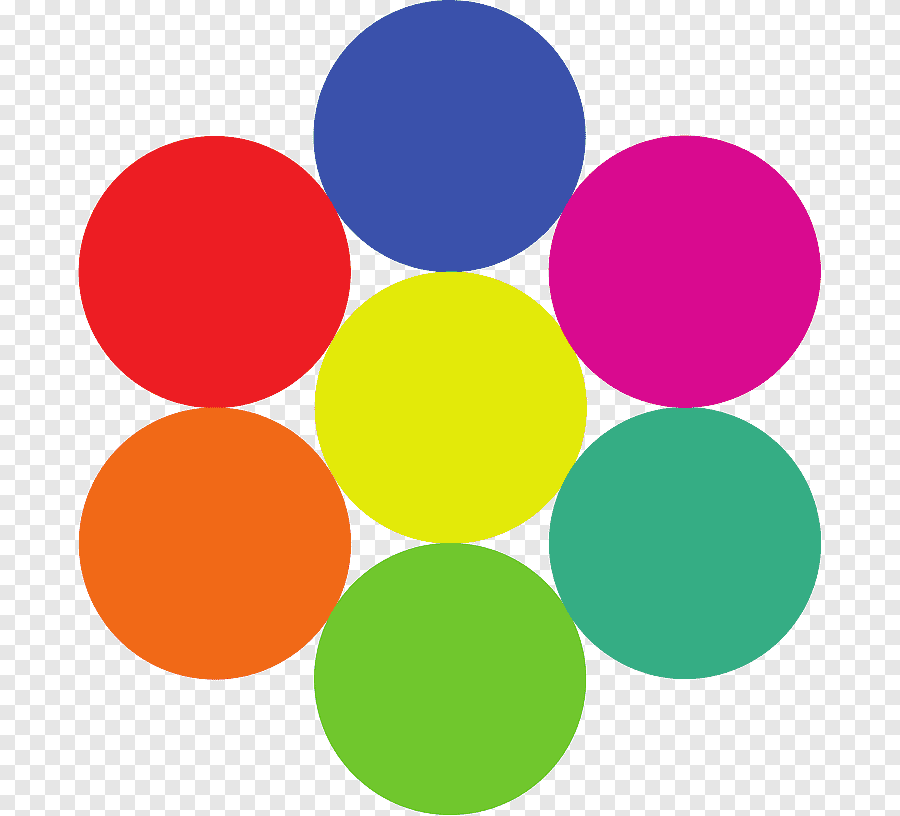
#> input picture processamento_imagens/03 - Histograma/assets/bola.png, 900 x 816 px
$ python 01_histograma_rgb.py
#> lines starting #> are read from the running program, lines starting #| are printed output that depends on the picture
import cv2
import numpy as np
import matplotlib.pyplot as plt

image = cv2.cvtColor(cv2.imread("./assets/bola.png"), cv2.COLOR_BGR2RGB)

plt.imshow(image, vmin=0, vmax=255)
plt.show()

plt.hist(image.ravel(),256,[0,256])
plt.show()
#> figure, not shown here; tallest bar 492768 high, from x = 255 to 256

# =============================================================
# HISTOGRAMA VERMELHO
# =============================================================
plt.imshow(image[:,:,0], cmap="gray", vmin=0, vmax=255)
plt.show()

plt.hist(image[:,:,0].ravel(),256,[0,256])
plt.show()
#> figure, not shown here; tallest bar 164256 high, from x = 255 to 256

# =============================================================
# HISTOGRAMA VERDE
# =============================================================
plt.imshow(image[:,:,1], cmap="Greys_r", vmin=0, vmax=255)
plt.show()
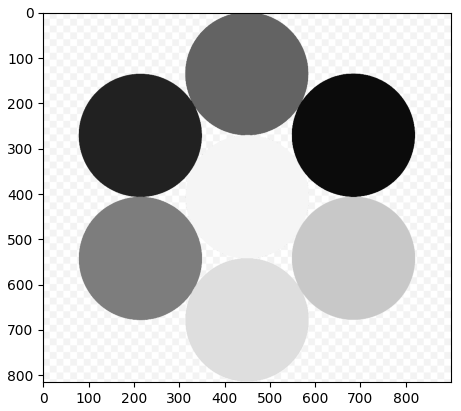
#> figure drawn by matplotlib, 1 panel

plt.hist(image[:,:,1].ravel(),256,[0,256])
plt.show()
#> figure, not shown here; tallest bar 164256 high, from x = 255 to 256

# =============================================================
# HISTOGRAMA AZUL
# =============================================================
plt.imshow(image[:,:,2], cmap="Greys_r", vmin=0, vmax=255)
plt.show()
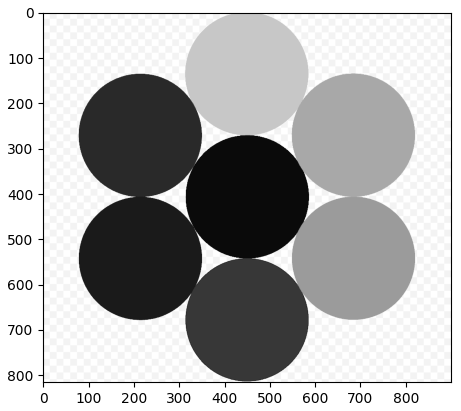
#> figure drawn by matplotlib, 1 panel

plt.hist(image[:,:,2].ravel(),256,[0,256])
plt.show()
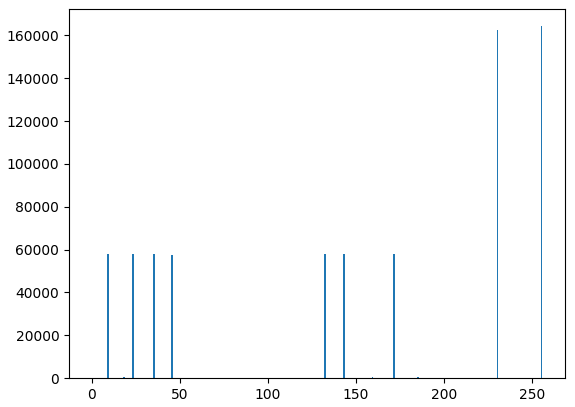
#> figure drawn by matplotlib, 1 panel; tallest bar 164256 high, from x = 255 to 256

image2 = image.copy()
gray_r = image2[:, :, 0]
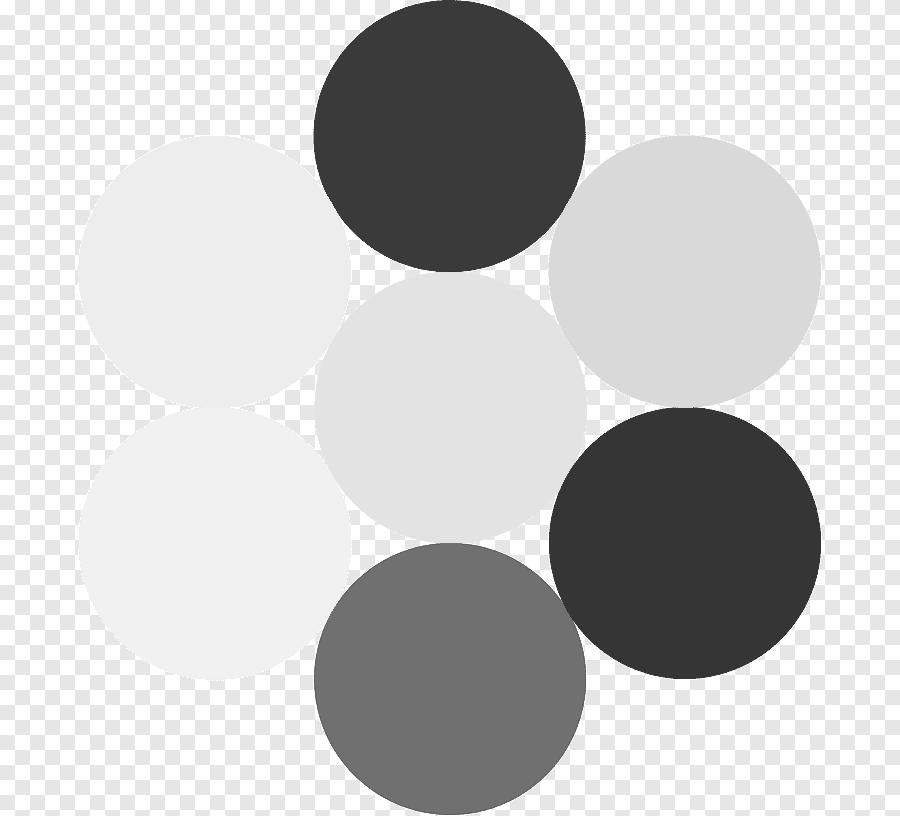
#> gray_r: shape (816, 900); min 53, max 255, mean 198.8
gray_g = image2[:, :, 1]
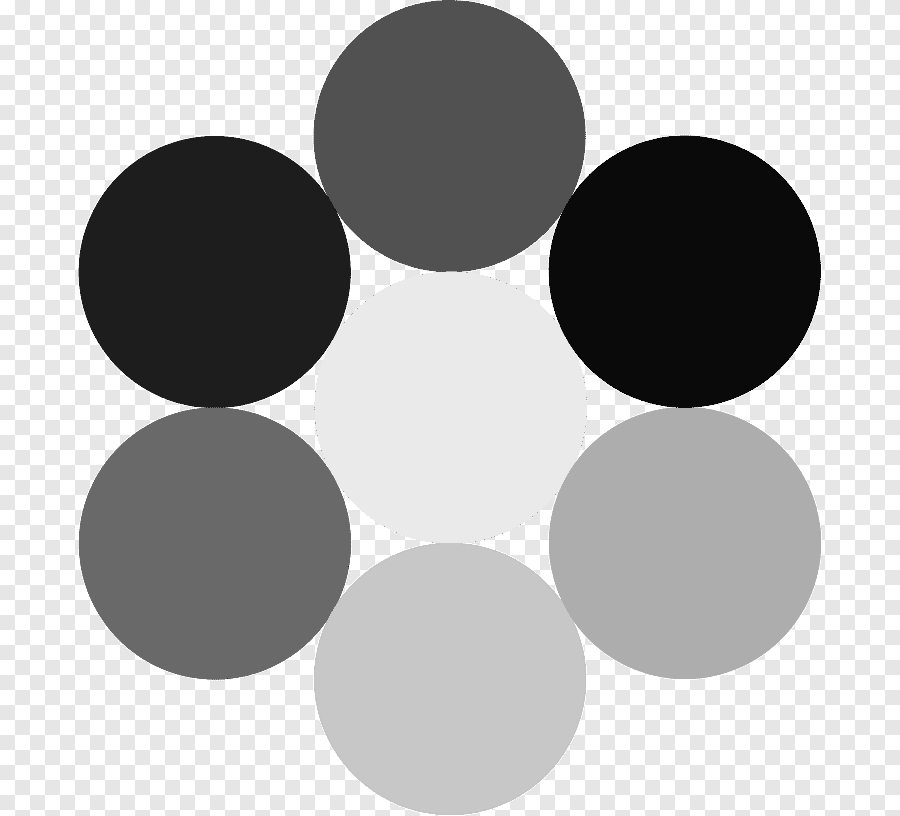
#> gray_g: shape (816, 900); min 10, max 255, mean 173.9
gray_b = image2[:, :, 2]
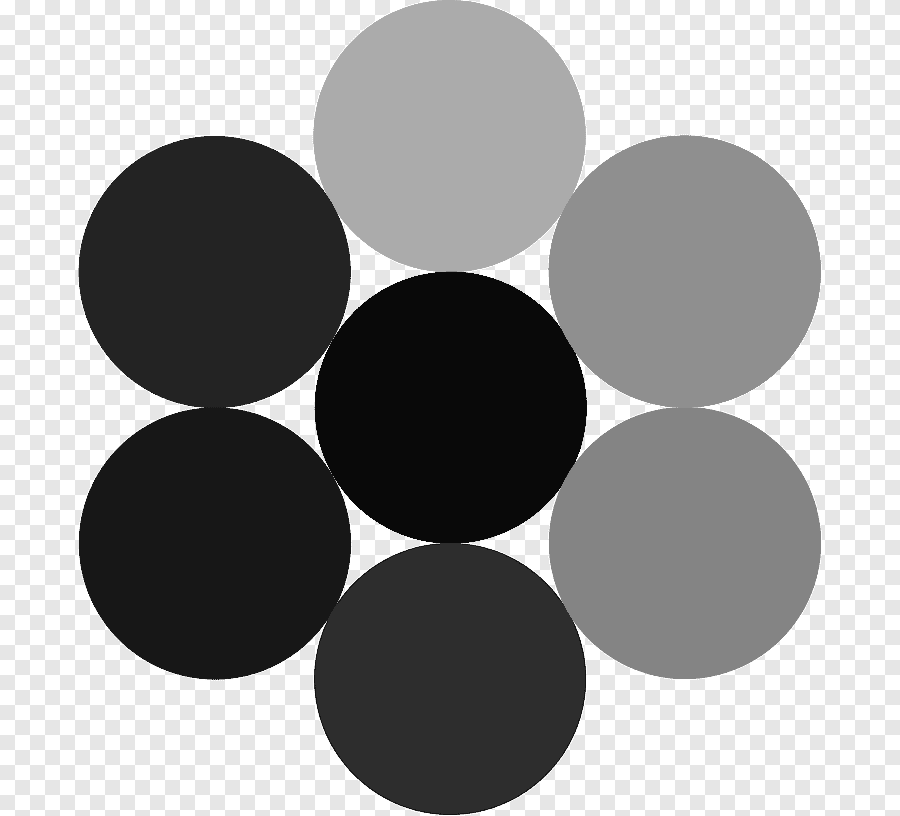
#> gray_b: shape (816, 900); min 9, max 255, mean 152.3

img_bola = image2.copy()

for y in range(0, image2.shape[0]):
    for x in range(0, image2.shape[1]):
        if gray_g[y][x] <= 230:
            img_bola[y][x] = 0
        if gray_b[y][x] >= 240:
            img_bola[y][x] = 0
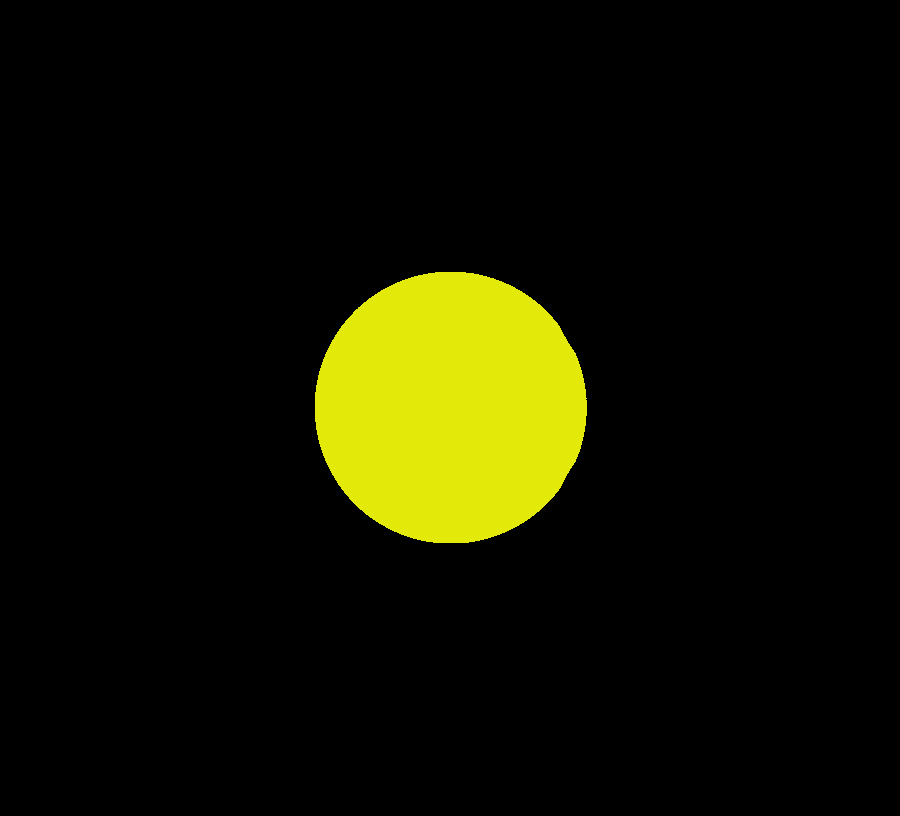
#> img_bola: shape (816, 900, 3); mean R, G, B 18, 18.5, 0.7

plt.imshow(img_bola, interpolation="none")
plt.show()
